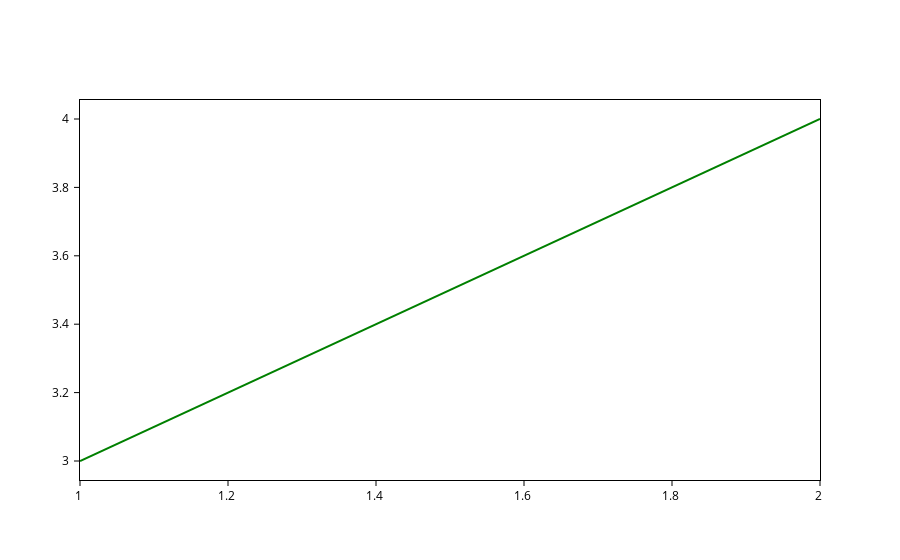

Notebook code for this chart:
### Markdown cell above
And just like that, **you have your multi framework plot function**. It would be a shame to leave it unused.

### Code cell
a_cool_plot(color="green")

### Figure 1 — Plotly figure (JSON) as saved in the notebook; plotly's stock layout.template omitted (floating-point values rounded to 4 significant figures)
{"data": [{"line": {"color": "green"}, "meta": {}, "mode": "lines", "opacity": 1, "type": "scatter", "x": [1, 2], "y": [3, 4]}], "layout": {}}
